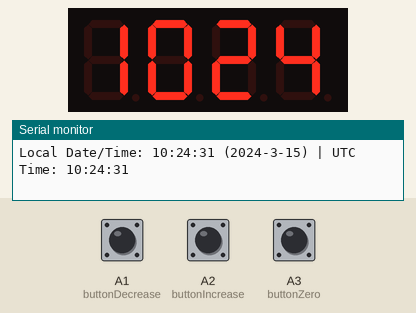
A sketch run on a simulated Arduino Uno, built with avr-gcc and run on an emulated ATmega328P. On the bench: 4-digit seven-segment display, the last lines printed to the serial monitor. The test bench sets the inputs (shaded band); at power-on: A1 (buttonDecrease) LOW, A2 (buttonIncrease) LOW, A3 (buttonZero) LOW. The local clock reads 2024-03-15 10:24:30 at power-on unless the sketch sets it.

Above: at 1.8 s.
1.9 s: A1 (buttonDecrease) pulled HIGH for 3.2 s
At 2.6 s:
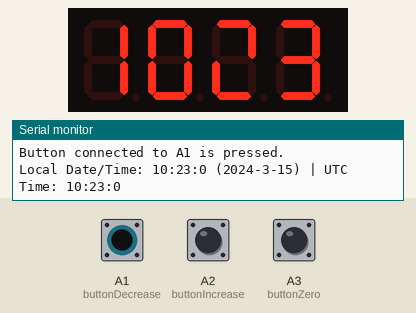
8.2 s: A2 (buttonIncrease) pulled HIGH for 0.65 s
At 9.5 s:
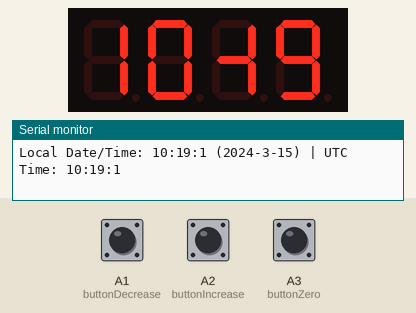
10.6 s: A1 (buttonDecrease) pulled HIGH for 0.65 s
At 11.1 s:
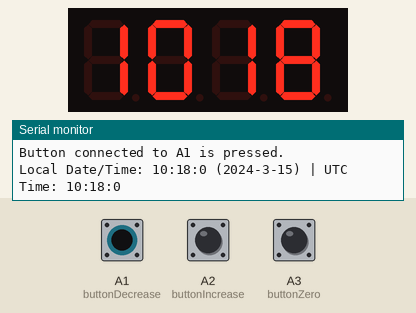
12.7 s: A2 (buttonIncrease) pulled HIGH for 3.2 s
At 14.3 s:
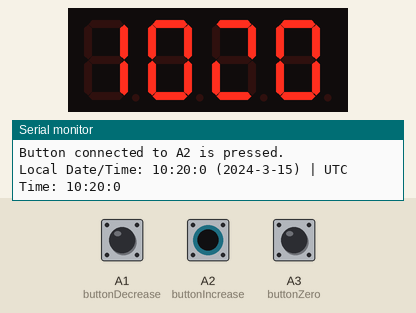
17.4 s: A1 (buttonDecrease) driven HIGH and A2 (buttonIncrease) driven HIGH
At 18.5 s:
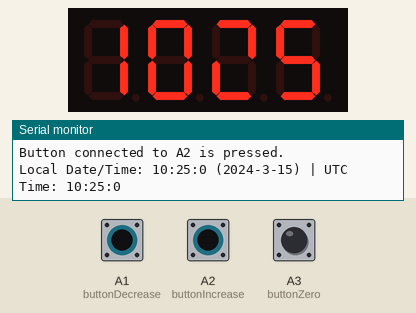
20.5 s: A2 (buttonIncrease) driven LOW
At 20.9 s:
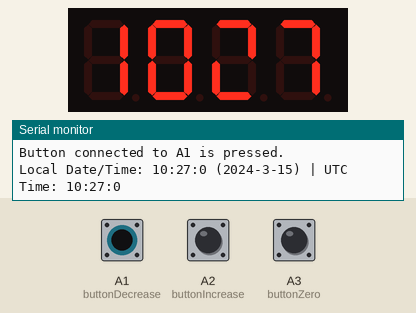
Timing chart, 0 to 23.5 s (numbered marks = the images above; inputs shaded):
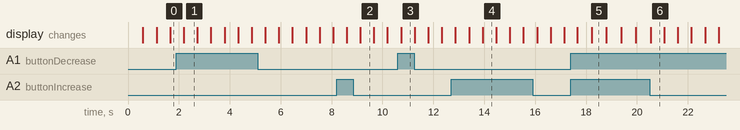

Measured:
- after the input at 1.9 s, the display: changes after 0.29 s (image 1)
- after the input at 8.2 s, the display: first changes after 0.40 s (image 2 shows a later state)
- after the input at 10.6 s, the display: changes after 0.13 s (image 3)
- after the input at 12.7 s, the display: first changes after 0.17 s (image 4 shows a later state)
- after the input at 17.4 s, the display: first changes after 0.26 s (image 5 shows a later state)
- what the display in image 1 shows lasts 0.5 s, from 2.2 s to 2.7 s
- what the display in image 5 shows lasts 0.6 s, from 18.2 s to 18.8 s

The sketch:

simple-clock.ino
```cpp
// Libraries:
// https://github.com/adafruit/RTClib (also Adafruit BusIO as a dependency - https://github.com/adafruit/Adafruit_BusIO)
// https://github.com/avishorp/TM1637
// https://github.com/JChristensen/Timezone (also Time as a dependency - https://playground.arduino.cc/Code/Time/)

#include "RTClib.h"
#include <TM1637Display.h>
#include <Timezone.h> // Include the Timezone library

// Define the connections pins for TM1637 4 digit 7 segment display
#define CLK 9
#define DIO 8

// Define Buttons
const int buttonDecrease = A1;  // Define the pin for the button connected to A1
const int buttonIncrease = A2;  // Define the pin for the button connected to A2
const int buttonZero = A3;  // Define the pin for the button connected to A3

//////////// DEBUGING ///////////////

// Change to "true" if you want Arduino to output time to serial port
#define SERIAL_DEBUG true

// Create rtc and display object
RTC_DS3231 rtc;
// TM1637Display display = TM1637Display(CLK, DIO);
TM1637Display display(CLK, DIO);

// Define the Europe/Vilnius timezone with DST rules
TimeChangeRule CEST = {"CEST", Last, Sun, Mar, 3, 180}; // Central European Summer Time
TimeChangeRule CET = {"CET", Last, Sun, Oct, 4, 120};    // Central European Time
Timezone tz(CEST, CET);

void setup() {
  pinMode(buttonDecrease, INPUT); // Set A1 pin as an input
  pinMode(buttonIncrease, INPUT); // Set A2 pin as an input
  pinMode(buttonZero, INPUT); // Set A3 pin as an input

  // Configure 7 Segment Display
  display.setBrightness(7);
  display.clear();

  // Setup serial communication (Terminal) at a baud rate of 9600
  if (SERIAL_DEBUG) {
    Serial.begin(9600);
  }

  // Check if RTC is connected correctly
  if (!rtc.begin()) {
    Serial.println("Couldn't find RTC");
    while (1);
  }

  //////////// CONFIGURATION //////////
  // These lines contains 2 time points which are 10 seconds before Daylight Saving event
  // rtc.adjust(DateTime(2023, 10, 29, 0, 59, 50));
  // rtc.adjust(DateTime(2024, 3, 31, 0, 59, 50));
  // If you want to adjust current RTC date, uncomment this line:
  // rtc.adjust(DateTime(2023, 10, 8, 12, 15, 0));
}

// colon value for toggling
bool colonOn = true;

void loop() {
  /////////////// Time Adjustment BEGIN  ////////////////

  // Get current date and time
  DateTime tempRtcDateTime = rtc.now();
  time_t tempRtcTime = tempRtcDateTime.unixtime();
  DateTime tempUtcDateTime = DateTime(tempRtcTime);

  // Get button states
  int buttonStateDecrease = digitalRead(buttonDecrease);
  int buttonStateIncrease = digitalRead(buttonIncrease);
  int buttonStateZero = digitalRead(buttonZero);

  if (buttonStateDecrease == HIGH) {
    Serial.println("Button connected to A1 is pressed.");
    // Subtract 1 minute and set seconds to 0
    rtc.adjust(DateTime(tempUtcDateTime.year(), tempUtcDateTime.month(), tempUtcDateTime.day(), tempUtcDateTime.hour(), tempUtcDateTime.minute() - 1, 0));
  }

  // Check the state of the button connected to A2
  if (buttonStateIncrease == HIGH) {
    Serial.println("Button connected to A2 is pressed.");
    // Add 1 minute and set seconds to 0
    rtc.adjust(DateTime(tempUtcDateTime.year(), tempUtcDateTime.month(), tempUtcDateTime.day(), tempUtcDateTime.hour(), tempUtcDateTime.minute() + 1, 0));
  }

  // Check the state of the button connected to A3
  if (buttonStateZero == HIGH) {
    Serial.println("Button connected to A3 is pressed.");
    // Set seconds to 0
    rtc.adjust(DateTime(tempUtcDateTime.year(), tempUtcDateTime.month(), tempUtcDateTime.day(), tempUtcDateTime.hour(), tempUtcDateTime.minute(), 0));
  }

  /////////////// Time Adjustment END  ////////////////

  // Toggle the colon every loop cycle
  colonOn = !colonOn;

  // Get current date and time
  DateTime rtcDateTime = rtc.now();

  // Convert UTC time to Europe/Vilnius time
  TimeChangeRule *tcr;
  time_t localTime = tz.toLocal(rtcDateTime.unixtime(), &tcr);
  time_t utcTime = rtcDateTime.unixtime();

  // Convert the local time to a DateTime object
  DateTime localDateTime = DateTime(localTime);
  DateTime utcDateTime = DateTime(utcTime);

  // Extract the hours and minutes
  int hours = localDateTime.hour();
  int minutes = localDateTime.minute();

  uint8_t segments[4];

  // Convert hours to 7-segment representation
  if (hours >= 10) {
    segments[0] = display.encodeDigit(hours / 10);  // Tens of hours
  } else {
    segments[0] = 0;  // Leave the segment blank
  }
  segments[1] = display.encodeDigit(hours % 10);  // Units of hours

  // Convert minutes to 7-segment representation

  // Set the colon state based on the toggle
  if (colonOn) {
    // Turn the colon on
    segments[2] = display.encodeDigit(minutes / 10) | 0b01000000; // Tens of minutes with colon
  } else {
    // Turn the colon off
    segments[2] = display.encodeDigit(minutes / 10) & ~0b01000000; // Tens of minutes with colon turned off
  }

  segments[3] = display.encodeDigit(minutes % 10);  // Units of minutes

  // Display the hour and minute segments
  display.setSegments(segments);

  if (SERIAL_DEBUG) {
    // Create strings for Terminal
    String displayLocalTimeString = String(localDateTime.hour()) + ":" + String(localDateTime.minute()) + ":" + String(localDateTime.second());
    String displayLocalDateString = String(localDateTime.year()) + "-" + String(localDateTime.month()) + "-" + String(localDateTime.day());
    String displayUTCTimeString = String(utcDateTime.hour()) + ":" + String(utcDateTime.minute()) + ":" + String(utcDateTime.second());
    String concatenatedString = "Local Date/Time: " + displayLocalTimeString + " (" + displayLocalDateString + ") | UTC Time: " + displayUTCTimeString;

    // Send to Terminal and add blank line after
    Serial.println(concatenatedString);
    Serial.println();
  }

  // Wait 0.5 second
  delay(500);
}
```
